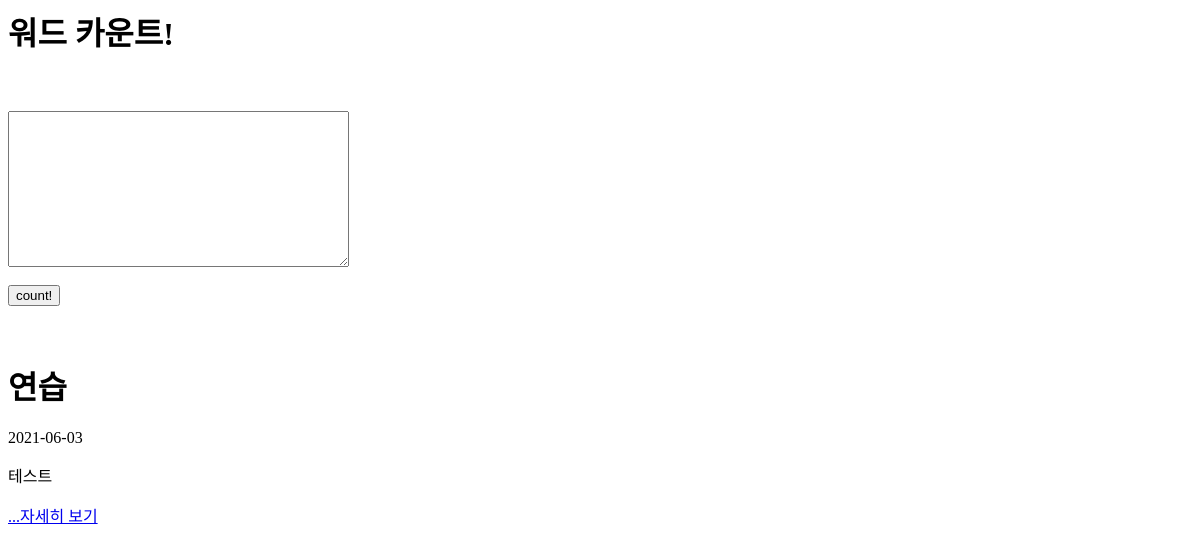
The app's page /, older data.
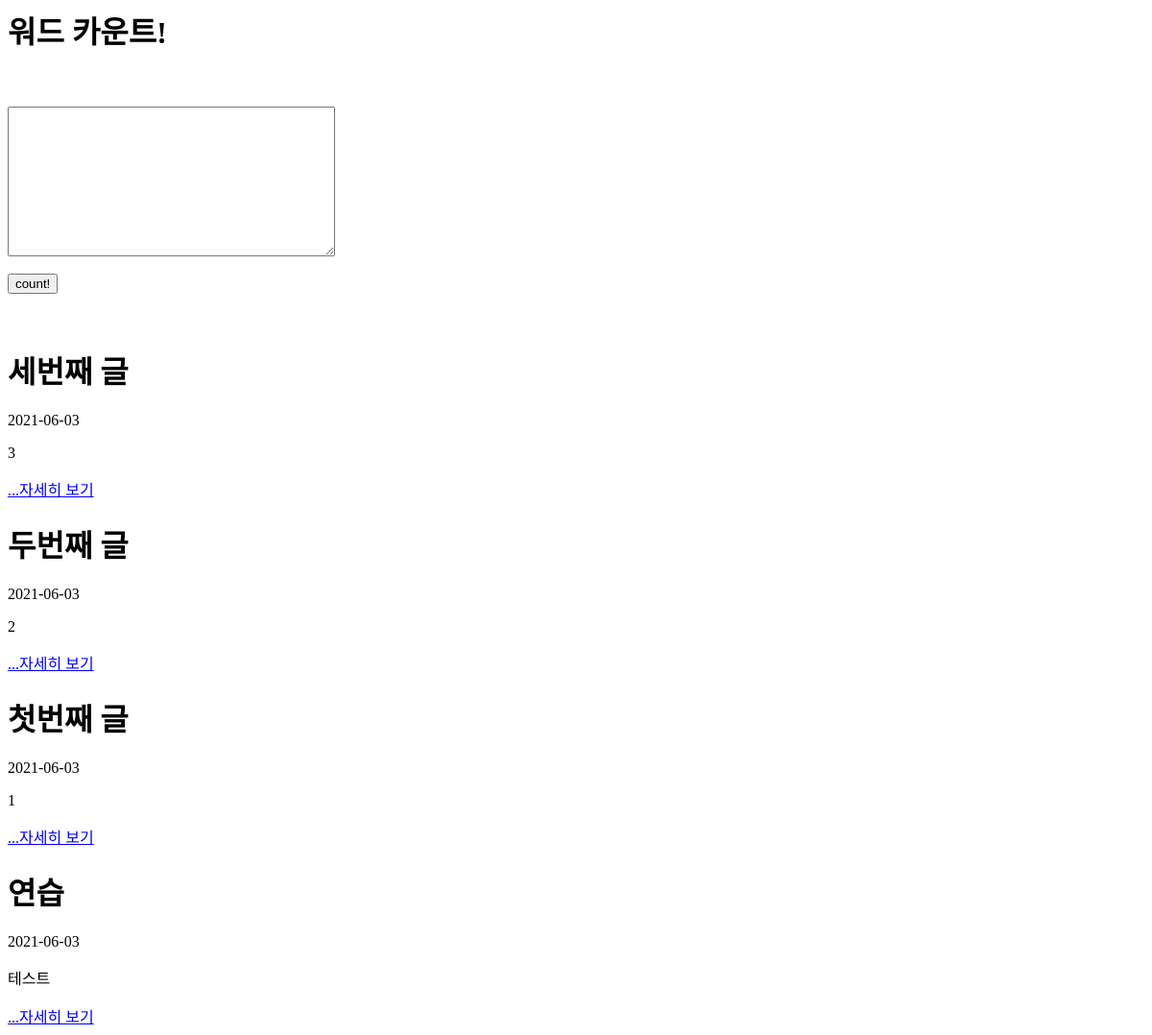
The same page, newer data.
### first_app/models.py (models this page shows, shortened)
class Blog(models.Model):
    title = models.CharField(max_length=200)
    pub_date = models.DateTimeField('date published')
    body = models.TextField()
    def summary(self):
        return self.body[:100]

### first_app/views.py (the view)
# urls.py: 2. Add a URL to urlpatterns:  path('', views.home, name='home')
def home(request):
    blogs = Blog.objects.order_by('-id')
    return render(request, 'home.html', {'blogs' : blogs})

### first_app/templates/home.html (shortened to what this page needs)
<h1>워드 카운트!</h1>
<form action="{% url 'new' %}">
    <textarea cols="40" rows="10" name='fulltext'></textarea>
    <br><br>
    <input type="submit" value="count!" />
</form>
{% for blog in blogs.all %}
        <h1>{{blog.title}}</h1>
        <p>{{blog.pub_date | date:"Y-m-d"}}</p>
        <p>{{blog.summary}}</p> <a href="{% url 'detail' blog.id %}">...자세히 보기<a/>
{% endfor %}

Row changes from the older to the newer data that the page shows:
added Blog: title "세번째 글", pub_date "2021-06-03", summary "3"
added Blog: title "두번째 글", pub_date "2021-06-03", summary "2"
added Blog: title "첫번째 글", pub_date "2021-06-03", summary "1"
